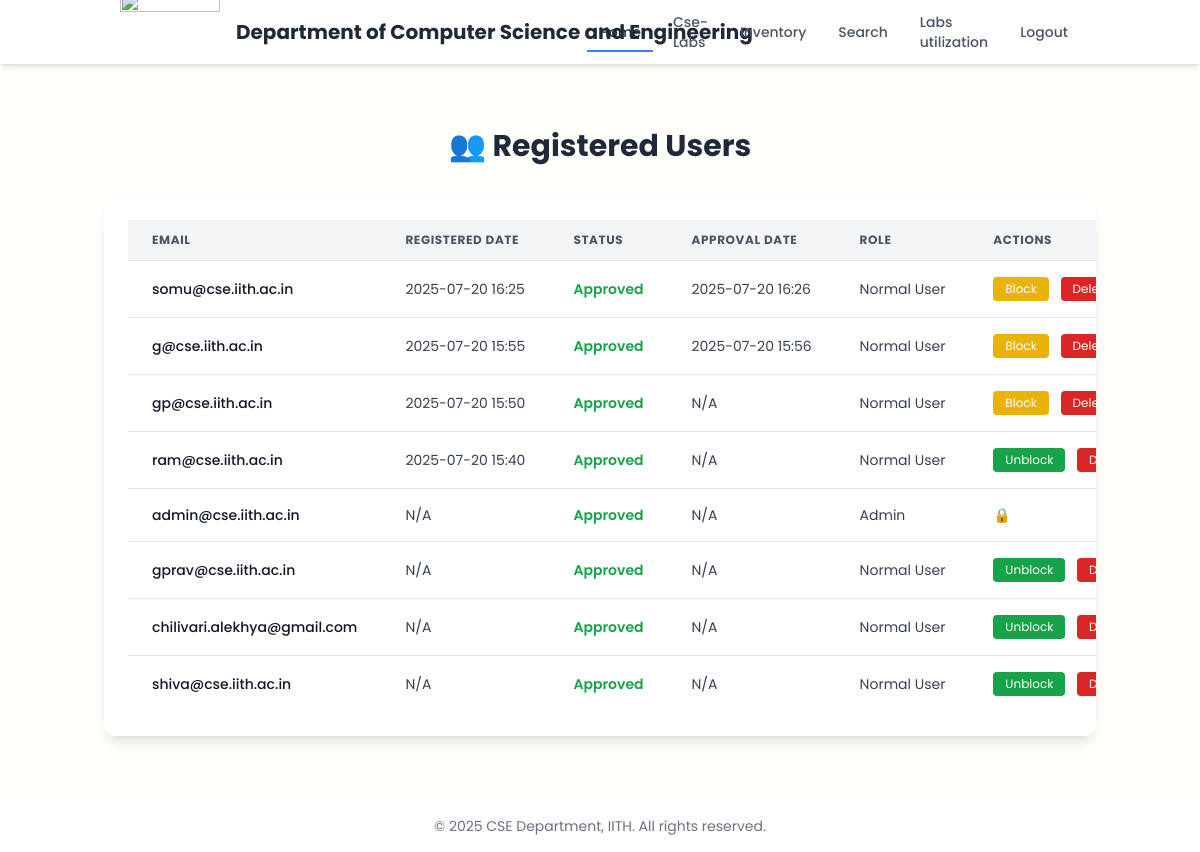
The app's page /registered_users (signed in), older data.
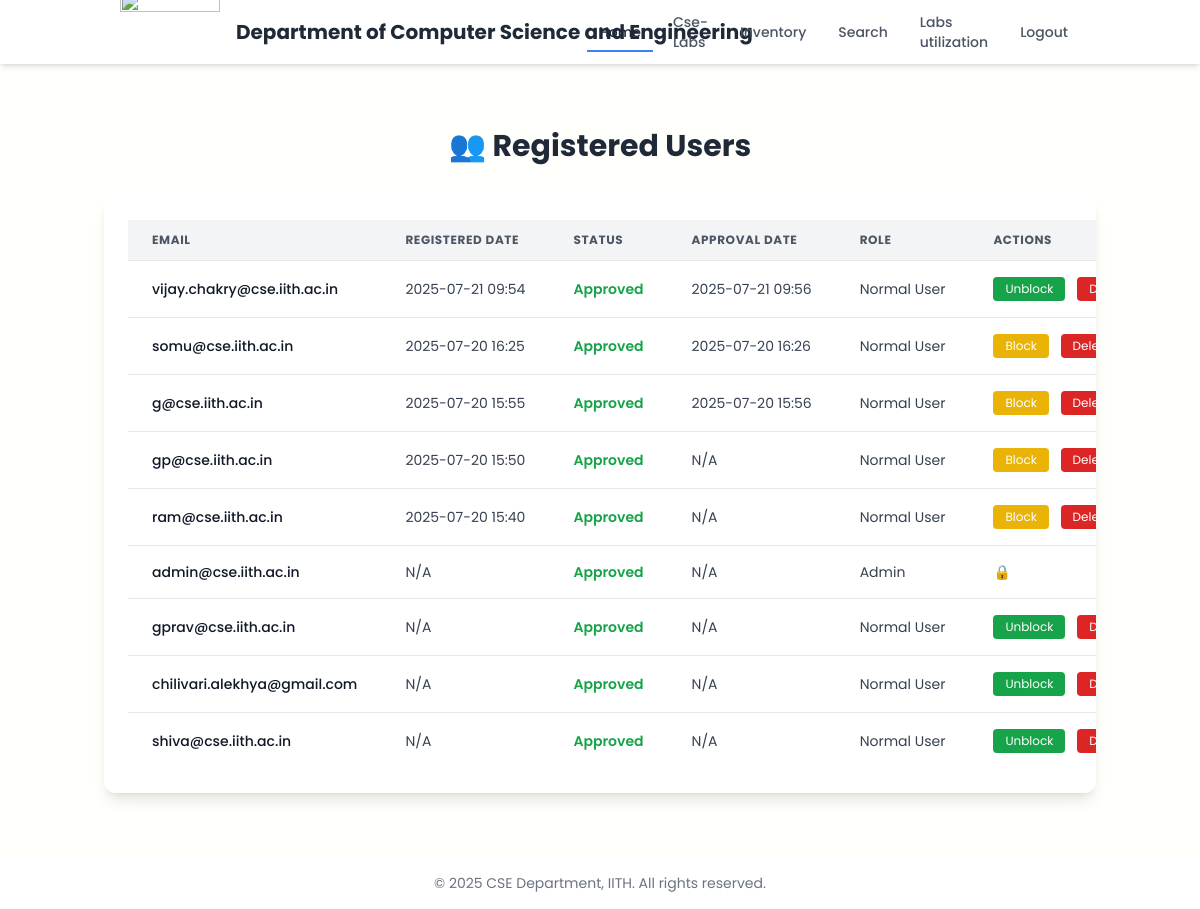
The same page, newer data.
### models.py (models this page shows)
class User(db.Model, UserMixin):
    id = db.Column(db.Integer, primary_key=True)
    email = db.Column(db.String(150), unique=True, nullable=False)
    password = db.Column(db.String(150), nullable=False)
    is_approved = db.Column(db.Boolean, default=False)
    reset_token = db.Column(db.String(100), nullable=True)
    reset_token_expiry = db.Column(db.DateTime, nullable=True)
    registered_at = db.Column(db.DateTime, default=datetime.utcnow)
    approved_at = db.Column(db.DateTime, nullable=True)
    is_active = db.Column(db.Boolean, default=True)  # New field to block login

### app.py (the view)
@app.route('/registered_users')
@login_required
def registered_users():
    if current_user.email != "admin@cse.iith.ac.in":
        flash("Access denied.", "danger")
        return redirect("/login_home")
    users = User.query.order_by(User.registered_at.desc()).all()
    return render_template("registered_users.html", all_users=users)

### app.py (called while the page is built)
@login_manager.user_loader
def load_user(user_id):
    return User.query.get(int(user_id))

### templates/registered_users.html
{% extends "login_home.html" %}
{% block content %}
<div class="container mx-auto py-10">
  <h1 class="text-3xl font-bold text-center mb-8 text-gray-800">👥 Registered Users</h1>
  <div class="overflow-x-auto bg-white rounded-xl shadow-lg p-6">
    <table class="min-w-full divide-y divide-gray-200">
      <thead class="bg-gray-100">
        <tr>
          <th class="px-6 py-3 text-left text-xs font-bold text-gray-600 uppercase tracking-wider">Email</th>
          <th class="px-6 py-3 text-left text-xs font-bold text-gray-600 uppercase tracking-wider">Registered Date</th>
          <th class="px-6 py-3 text-left text-xs font-bold text-gray-600 uppercase tracking-wider">Status</th>
          <th class="px-6 py-3 text-left text-xs font-bold text-gray-600 uppercase tracking-wider">Approval Date</th>
          <th class="px-6 py-3 text-left text-xs font-bold text-gray-600 uppercase tracking-wider">Role</th>
          <th class="px-6 py-3 text-left text-xs font-bold text-gray-600 uppercase tracking-wider">Actions</th>
        </tr>
      </thead>
      <tbody class="bg-white divide-y divide-gray-200">
        {% for user in all_users %}
        <tr>
          <td class="px-6 py-4 whitespace-nowrap text-sm font-medium text-gray-900">{{ user.email }}</td>
          <td class="px-6 py-4 whitespace-nowrap text-sm text-gray-700">
            {{ user.registered_at.strftime('%Y-%m-%d %H:%M') if user.registered_at else "N/A" }}
          </td>
          <td class="px-6 py-4 whitespace-nowrap text-sm">
            {% if user.is_approved %}
              <span class="text-green-600 font-semibold">Approved</span>
            {% elif user.approved_at %}
              <span class="text-red-600 font-semibold">Rejected</span>
            {% else %}
              <span class="text-yellow-600 font-semibold">Pending</span>
            {% endif %}
          </td>
          <td class="px-6 py-4 whitespace-nowrap text-sm text-gray-700">
            {{ user.approved_at.strftime('%Y-%m-%d %H:%M') if user.approved_at else "N/A" }}
          </td>
          <td class="px-6 py-4 whitespace-nowrap text-sm text-gray-700">
            {{ "Admin" if user.email == "admin@cse.iith.ac.in" else "Normal User" }}
          </td>
          <td class="px-6 py-4 whitespace-nowrap text-sm">
  {% if user.email != 'admin@cse.iith.ac.in' %}
    <a href="{{ url_for('toggle_user', user_id=user.id) }}"
       class="inline-block px-3 py-1 rounded text-white text-xs {{ 'bg-yellow-500' if user.is_active else 'bg-green-600' }}">
      {{ 'Block' if user.is_active else 'Unblock' }}
    </a>
    <a href="{{ url_for('delete_user', user_id=user.id) }}"
       class="inline-block px-3 py-1 bg-red-600 text-white rounded text-xs ml-2"
       onclick="return confirm('Are you sure you want to delete this user?');">
      Delete
    </a>
  {% else %}
    🔒
  {% endif %}
</td>
        </tr>
        {% endfor %}
      </tbody>
    </table>
  </div>
</div>
{% endblock %}

### templates/login_home.html (shortened to what this page needs)
<!DOCTYPE html>
<html lang="en">
<head>
  <script src="https://cdn.tailwindcss.com"></script>
  <link href="https://cdn.jsdelivr.net/npm/tailwindcss@2.2.19/dist/tailwind.min.css" rel="stylesheet">
</head>
<body>
  <div class="min-h-screen flex flex-col">
    <nav class="bg-white shadow-md sticky top-0 z-50">
      <div class="container mx-auto px-4 sm:px-6 lg:px-8">
        <div class="flex justify-between h-16">
          <div class="flex items-center">
            <div class="flex-shrink-0 flex items-center">
              <img src="https://iith.ac.in/assets/images/logo.png" height="80" width="100"/>
              <span class="ml-4 text-xl font-bold text-gray-800">Department of Computer Science and Engineering</span>
            </div>
          </div>
          <div class="hidden md:flex md:items-center md:space-x-2">
            <a href="/login_home" class="nav-link active text-gray-800 hover:text-blue-600 px-3 py-2 text-sm font-medium transition-colors duration-200">Home</a>
            <a href="/cse_labs" class="nav-link text-gray-600 hover:text-blue-600 px-3 py-2 text-sm font-medium transition-colors duration-200">Cse-Labs</a>
            <a href="/inventory" class="nav-link text-gray-600 hover:text-blue-600 px-3 py-2 text-sm font-medium transition-colors duration-200">Inventory</a>
            <a href="/search" class="nav-link text-gray-600 hover:text-blue-600 px-3 py-2 text-sm font-medium transition-colors duration-200">Search</a>
            <a href="/utilization" class="nav-link text-gray-600 hover:text-blue-600 px-3 py-2 text-sm font-medium transition-colors duration-200">Labs utilization</a>
             <a href="/logout" class="nav-link text-gray-600 hover:text-blue-600 px-3 py-2 text-sm font-medium transition-colors duration-200">Logout</a>
          </div>
        </div>
      </div>
    </nav>
    <main class="flex-grow container mx-auto px-4 py-6">
      {% block content %}{% endblock %}
    </main>
    <footer class="bg-white text-center py-4 text-gray-500 text-sm">
      © {{ current_year or "2025" }} CSE Department, IITH. All rights reserved.
    </footer>
  </div>
</body>
</html>

### templates/login_home.html (style rules this page uses)
body { font-family: 'Poppins', sans-serif; background-color: #fffffc; }
.nav-link { position: relative; }
.nav-link::after { content: ''; position: absolute; width: 0; height: 2px; bottom: -2px; left: 0; background-color: #3b82f6; transition: width 0.3s ease; }
.nav-link:hover::after, .nav-link.active::after { width: 100%; }

Row changes from the older to the newer data that the page shows:
added User: email "vijay.chakry@cse.iith.ac.in", registered_at "2025-07-21 09:54", is_approved "Approved", approved_at "2025-07-21 09:56", email "Normal User", is_active "Unblock"
changed User "ram@cse.iith.ac.in": is_active "Unblock" → "Block"
